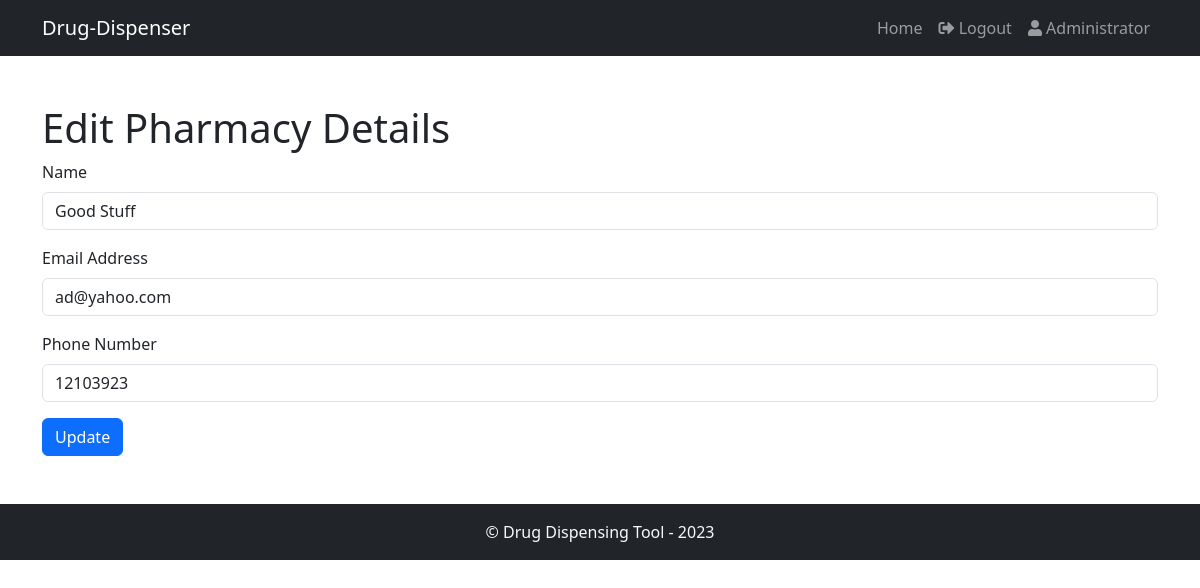
Screenshot of /edit/edit_pharmacy.php?pharmacyId=1 (signed in) with the database file from the repository.
### tables this page shows
CREATE TABLE `pharmacy` (
  `pharmacyId` int(11) NOT NULL,
  `name` varchar(100) NOT NULL,
  `emailAddress` varchar(100) NOT NULL,
  `phoneNumber` varchar(20) DEFAULT NULL
);

### edit/edit_pharmacy.php (the view, shortened to what this page needs)
<?php
require_once('../database.php');
$pharmacyId = $_GET['pharmacyId'];
$pharmacy = array();
$conn = new mysqli($host, $username, $databasePassword, $databaseName);
if ($conn->connect_error) {
    die("Connection failed: " . $conn->connect_error);
} else {
    $sql = "SELECT * FROM pharmacy WHERE pharmacyId = $pharmacyId";
    $result = $conn->query($sql);
    if ($result->num_rows === 1) {
        $pharmacy = $result->fetch_assoc();
    } else {
        header("Location: ../errors/404.php");
        exit();
    }
}
?>
<!DOCTYPE html>
<html lang="en">
<head>
    <link rel="stylesheet" href="https://cdnjs.cloudflare.com/ajax/libs/bootstrap/5.3.0/css/bootstrap.min.css">
</head>
<body>
<?php
include_once '../commons.php';
echo $header;
?>
    <div class="container mt-5">
        <h1>Edit Pharmacy Details</h1>
        <form method="post">
            <div class="mb-3">
                <label for="name" class="form-label">Name</label>
                <input type="text" class="form-control" id="name" name="name" value="<?= $pharmacy['name'] ?>" required>
            </div>
            <div class="mb-3">
                <label for="emailAddress" class="form-label">Email Address</label>
                <input type="email" class="form-control" id="emailAddress" name="emailAddress" value="<?= $pharmacy['emailAddress'] ?>" required>
            </div>
            <div class="mb-3">
                <label for="phoneNumber" class="form-label">Phone Number</label>
                <input type="tel" class="form-control" id="phoneNumber" name="phoneNumber" value="<?= $pharmacy['phoneNumber'] ?>" required>
            </div>
            <button type="submit" class="btn btn-primary">Update</button>
        </form>
    </div>
    <?php echo $footer; ?>
</body>
</html>

### rows the page displays
pharmacy: name "Good Stuff", emailAddress "ad@yahoo.com", phoneNumber "12103923"

### other values shown
$userDisplay "Administrator"
